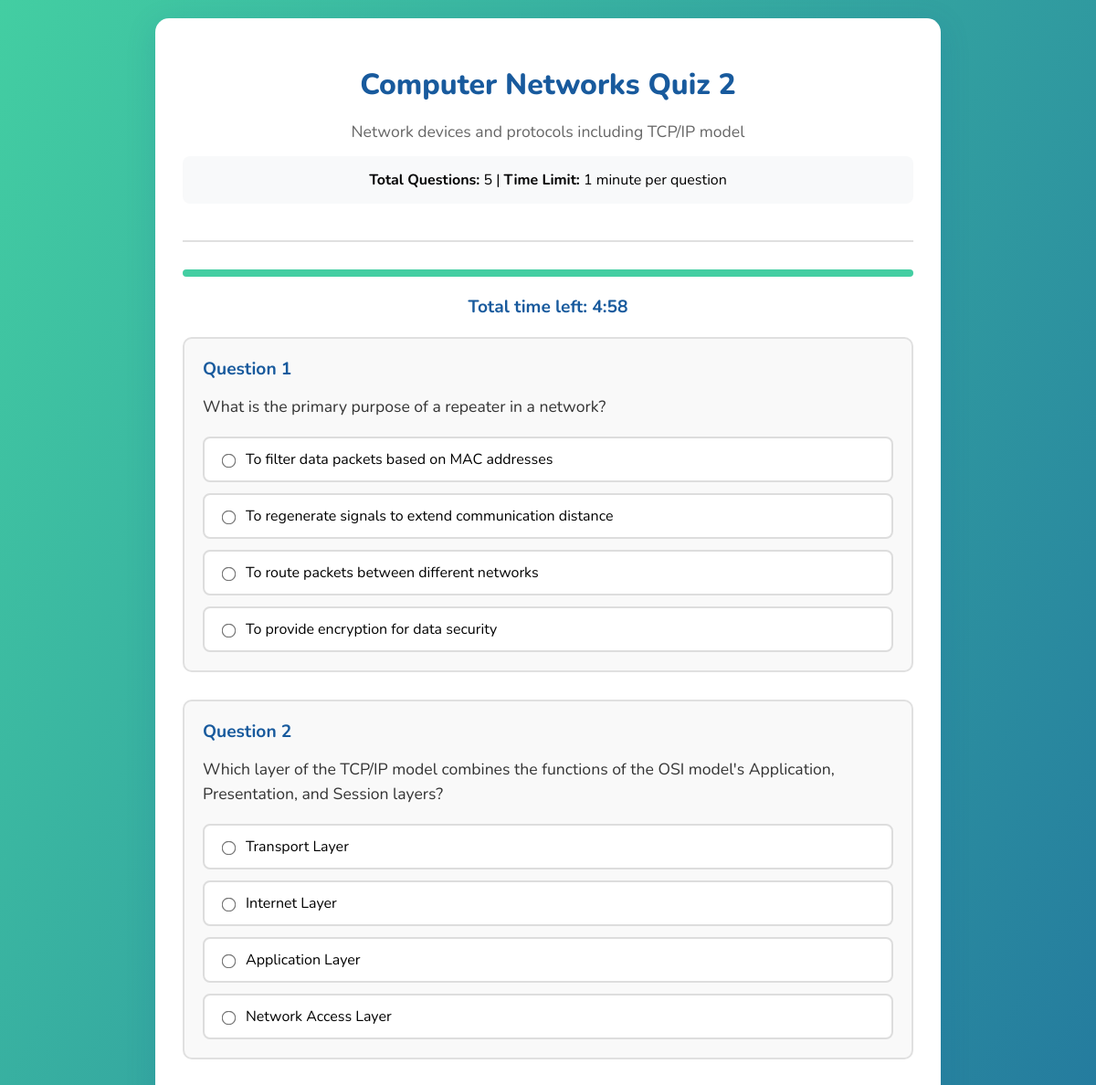
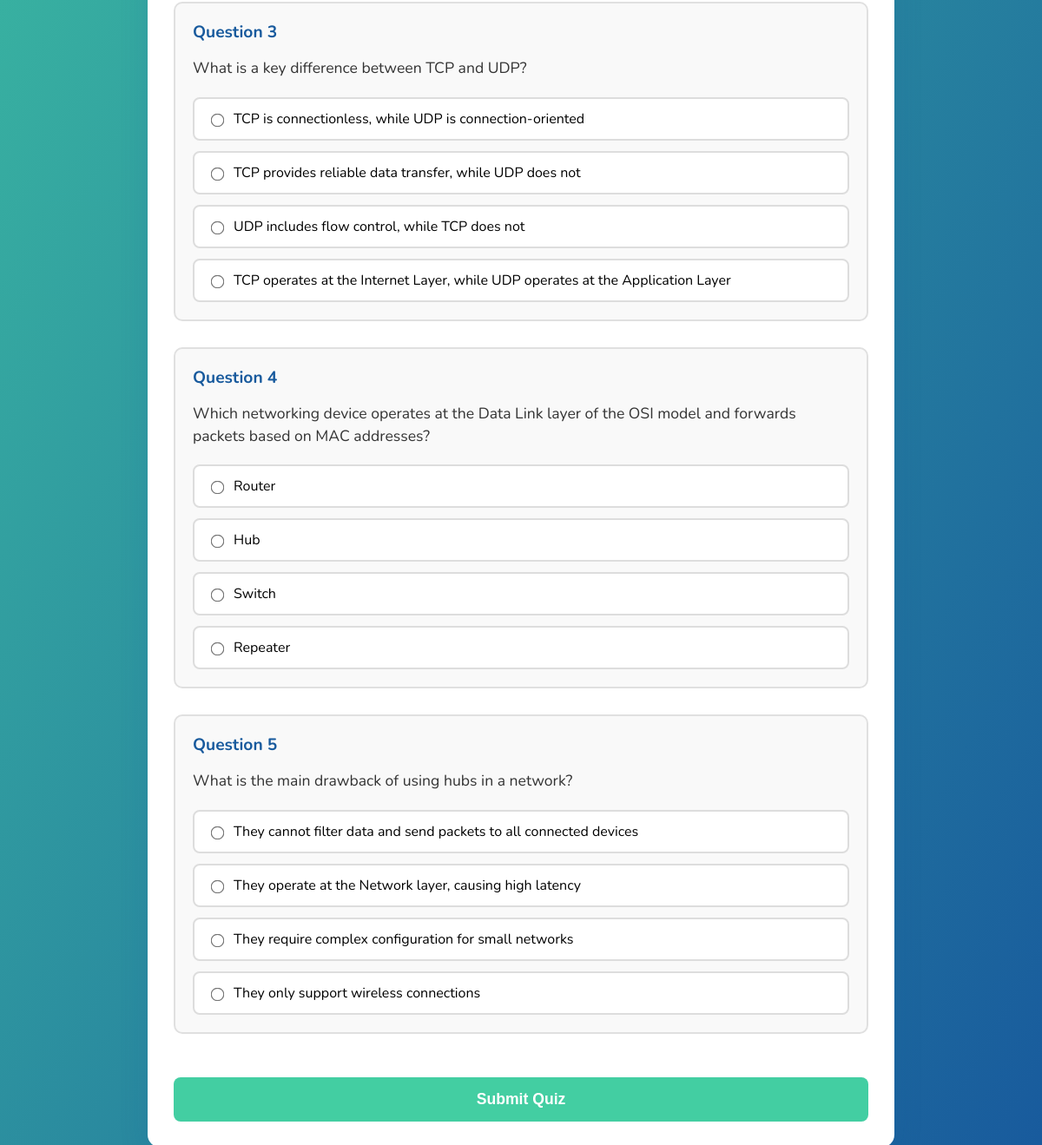
The app's page /components/quiz_template_db.php?quiz_id=2 with its own data (2 pictures, top to bottom).
### tables this page shows
CREATE TABLE IF NOT EXISTS quizzes (
    id INT AUTO_INCREMENT PRIMARY KEY,
    title VARCHAR(255) NOT NULL,
    description TEXT,
    course_id INT DEFAULT 1,
    created_by VARCHAR(100),
    created_date TIMESTAMP DEFAULT CURRENT_TIMESTAMP,
    is_active BOOLEAN DEFAULT TRUE
);

CREATE TABLE IF NOT EXISTS quiz_questions (
    id INT AUTO_INCREMENT PRIMARY KEY,
    quiz_id INT NOT NULL,
    question_text TEXT NOT NULL,
    option_a VARCHAR(500) NOT NULL,
    option_b VARCHAR(500) NOT NULL,
    option_c VARCHAR(500) NOT NULL,
    option_d VARCHAR(500) NOT NULL,
    correct_answer ENUM('A', 'B', 'C', 'D') NOT NULL,
    question_order INT DEFAULT 0,
    FOREIGN KEY (quiz_id) REFERENCES quizzes(id) ON DELETE CASCADE
);

### components/quiz_template_db.php (the view, shortened to what this page needs)
<?php
include '../config/conn.php';
$quiz_id = isset($_GET['quiz_id']) ? intval($_GET['quiz_id']) : 1;
$sql = "SELECT * FROM quizzes WHERE id = $quiz_id AND is_active = 1";
$result = mysqli_query($conn, $sql);
$quiz = mysqli_fetch_assoc($result);
$sql = "SELECT * FROM quiz_questions WHERE quiz_id = $quiz_id ORDER BY question_order";
$questions_result = mysqli_query($conn, $sql);
$questions = [];
while ($row = mysqli_fetch_assoc($questions_result)) {
    $questions[] = $row;
}
?>
<!DOCTYPE html>
<html lang="en">
<head>
</head>
<body>
    <div class="quiz-container">
        <div class="quiz-header">
            <h1 class="quiz-title"><?php echo htmlspecialchars($quiz['title']); ?></h1>
            <p class="quiz-description"><?php echo htmlspecialchars($quiz['description']); ?></p>
            <div class="quiz-info">
                <strong>Total Questions:</strong> <?php echo count($questions); ?> |
                <strong>Time Limit:</strong> 1 minute per question
            </div>
        </div>
        <form method="POST" action="submit_quiz_db.php" id="quizForm">
            <div class="progress-bar">
                <div class="progress-fill" id="progressFill"></div>
            </div>
            <div class="timer" id="globalTimer">
                Total time left: <span id="globalTimeLeft"></span>
            </div>
            <div id="questionArea">
            <?php foreach ($questions as $index => $question): ?>
                <div class="question-container">
                    <div class="question-number">Question <?php echo $index + 1; ?></div>
                    <div class="question-text"><?php echo htmlspecialchars($question['question_text']); ?></div>
                    <div class="options-container">
                        <label class="option"><input type="radio" name="answers[<?php echo $index; ?>]" value="A" required> <?php echo htmlspecialchars($question['option_a']); ?></label>
                        <label class="option"><input type="radio" name="answers[<?php echo $index; ?>]" value="B"> <?php echo htmlspecialchars($question['option_b']); ?></label>
                        <label class="option"><input type="radio" name="answers[<?php echo $index; ?>]" value="C"> <?php echo htmlspecialchars($question['option_c']); ?></label>
                        <label class="option"><input type="radio" name="answers[<?php echo $index; ?>]" value="D"> <?php echo htmlspecialchars($question['option_d']); ?></label>
                    </div>
                </div>
            <?php endforeach; ?>
            </div>
            <div class="actions" style="display: flex; justify-content: center; margin-top: 20px;">
                <button type="submit" class="submit-btn" id="submitBtn">Submit Quiz</button>
            </div>
        </form>
    </div>
</body>
</html>

### components/quiz_template_db.php (style rules this page uses)
body { font-family: 'Nunito', 'Segoe UI', Arial, sans-serif; background: linear-gradient(120deg, #43cea2 0%, #185a9d 100%); min-height: 100vh; margin: 0; padding: 20px; }
.quiz-container { max-width: 800px; margin: 0 auto; background: white; border-radius: 15px; box-shadow: 0 8px 32px rgba(24,90,157,0.18); padding: 30px; }
.quiz-header { text-align: center; margin-bottom: 30px; padding-bottom: 20px; border-bottom: 2px solid #e0e0e0; }
.quiz-title { color: #185a9d; font-size: 2rem; font-weight: 800; margin-bottom: 10px; }
.quiz-description { color: #666; font-size: 1.1rem; margin-bottom: 15px; }
.quiz-info { background: #f8f9fa; padding: 15px; border-radius: 8px; margin-bottom: 20px; }
.question-container { margin-bottom: 30px; padding: 20px; border: 2px solid #e0e0e0; border-radius: 10px; background: #f9f9f9; }
.question-number { font-weight: 700; color: #185a9d; font-size: 1.2rem; margin-bottom: 15px; }
.question-text { font-size: 1.1rem; margin-bottom: 20px; color: #333; line-height: 1.5; }
.options-container { display: grid; gap: 12px; }
.option { display: flex; align-items: center; padding: 12px 15px; border: 2px solid #ddd; border-radius: 8px; cursor: pointer; transition: all 0.3s; background: white; }
.option input[type="radio"] { margin-right: 12px; transform: scale(1.2); }
.submit-btn { background: #43cea2; color: white; border: none; padding: 15px 30px; border-radius: 8px; cursor: pointer; font-size: 1.1rem; font-weight: 600; width: 100%; margin-top: 20px; transition: background 0.3s; }
.timer { text-align: center; font-size: 1.2rem; font-weight: 700; color: #185a9d; margin-bottom: 20px; }
.progress-bar { width: 100%; height: 8px; background: #e0e0e0; border-radius: 4px; margin-bottom: 20px; overflow: hidden; }
.progress-fill { height: 100%; background: #43cea2; transition: width 0.3s; }

### records on screen
quizzes: title "Computer Networks Quiz 2", description "Network devices and protocols including TCP/IP model"
quiz_questions: question_text "What is the primary purpose of a repeater in a network?", option_a "To filter data packets based on MAC addresses", option_b "To regenerate signals to extend communication distance", option_c "To route packets between different networks", option_d "To provide encryption for data security"
quiz_questions: question_text "Which layer of the TCP/IP model combines the functions of the OSI model's Application, Presentation, and Session layers?", option_a "Transport Layer", option_b "Internet Layer", option_c "Application Layer", option_d "Network Access Layer"
quiz_questions: question_text "What is a key difference between TCP and UDP?", option_a "TCP is connectionless, while UDP is connection-oriented", option_b "TCP provides reliable data transfer, while UDP does not", option_c "UDP includes flow control, while TCP does not", option_d "TCP operates at the Internet Layer, while UDP operates at the Application Layer"
quiz_questions: question_text "Which networking device operates at the Data Link layer of the OSI model and forwards packets based on MAC addresses?", option_a "Router", option_b "Hub", option_c "Switch", option_d "Repeater"
quiz_questions: question_text "What is the main drawback of using hubs in a network?", option_a "They cannot filter data and send packets to all connected devices", option_b "They operate at the Network layer, causing high latency", option_c "They require complex configuration for small networks", option_d "They only support wireless connections"

### other values on screen
count($questions) "5"
